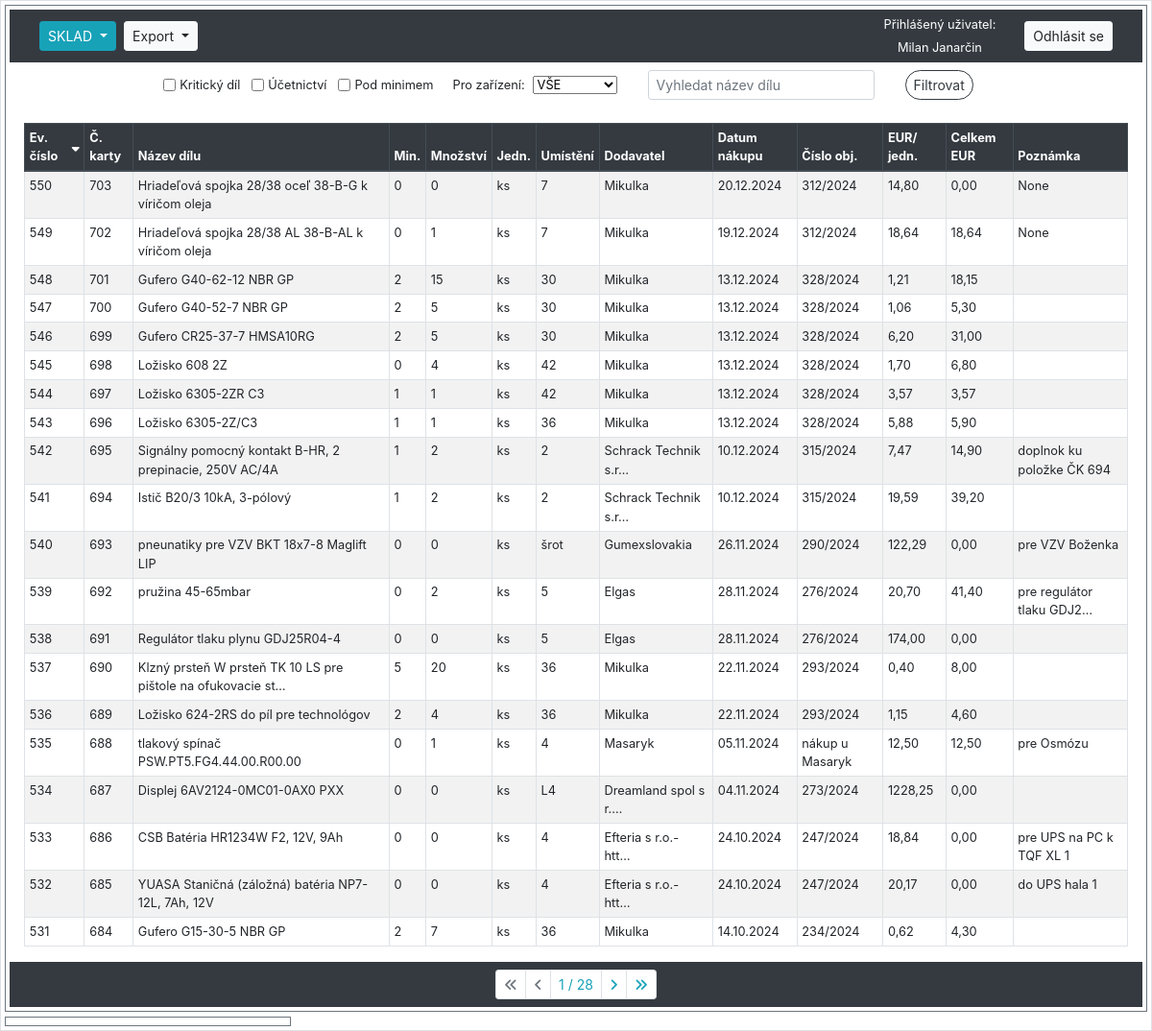
/sklad/ (signed in), run on an earlier commit of the app's database.
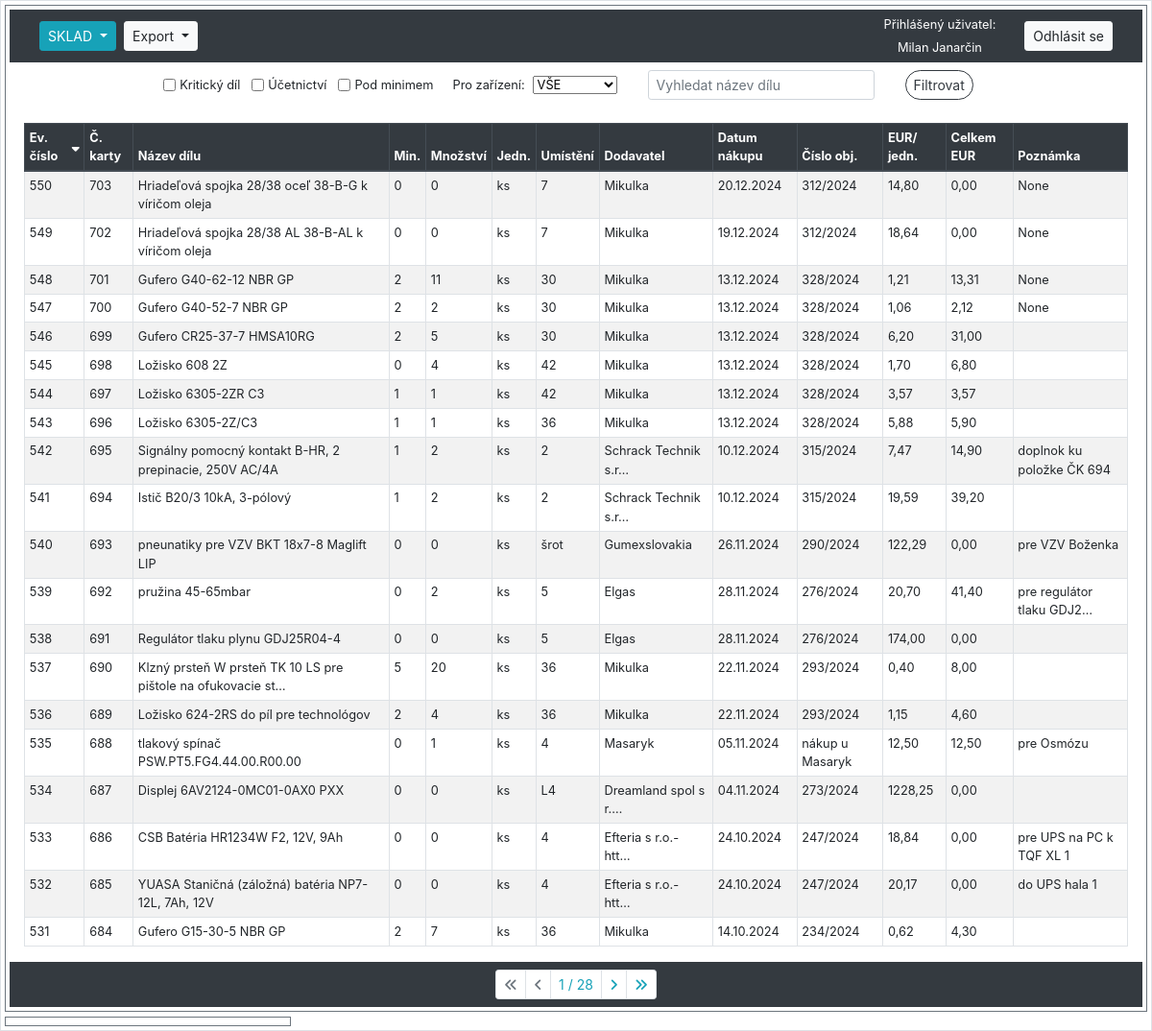
And on a later commit of the database.
### hpm_sklad/models.py (models this page shows, shortened)
class Sklad(models.Model):
    class Meta:
        ordering = ["-evidencni_cislo"]
        verbose_name_plural = "Skladové položky"
    evidencni_cislo = models.AutoField(primary_key=True, verbose_name="Evidenční číslo")
    interne_cislo = models.IntegerField(null=True, verbose_name="Číslo karty")
    objednano = models.CharField(max_length=100, null=True, blank=True, verbose_name="Objednáno?")
    nazev_dilu = models.CharField(max_length=100, verbose_name="Název dílu")
    min_mnozstvi_ks = models.PositiveIntegerField(default=0, verbose_name="Minimum")
    mnozstvi = models.PositiveIntegerField(default=0, verbose_name="Množství")
    jednotky = models.CharField(max_length=10, choices=JEDNOTKY_CHOICES, default='ks', verbose_name="Jednotky")
    umisteni = models.CharField(max_length=25, null=True, verbose_name="Umístění")
    dodavatel = models.CharField(max_length=70, null=True, blank=True, verbose_name="Dodavatel")
    datum_nakupu = models.DateField(null=True, blank=True, verbose_name="Datum nákupu")
    cislo_objednavky = models.CharField(max_length=20, null=True, blank=True, verbose_name="Číslo objednávky")
    jednotkova_cena_eur = models.FloatField(default=0.0, validators=[MinValueValidator(0.0)], verbose_name="EUR/jednotka")
    celkova_cena_eur = models.FloatField(default=0.0, validators=[MinValueValidator(0.0)], verbose_name="Celkem EUR")
    poznamka = models.CharField(null=True, blank=True, max_length=200, verbose_name="Poznámka")
    ucetnictvi = models.BooleanField(default=True, verbose_name="Účetnictví")
    kriticky_dil = models.BooleanField(default=False, verbose_name="Kritický díl")
    hsh = models.BooleanField(default=False, verbose_name="HSH")
    tq8 = models.BooleanField(default=False, verbose_name="TQ8")
    tqf_xl1 = models.BooleanField(default=False, verbose_name="TQF XL1")
    tqf_xl2 = models.BooleanField(default=False, verbose_name="TQF XL2")
    dc_xl = models.BooleanField(default=False, verbose_name="DC XL")
    dac_xl1_2 = models.BooleanField(default=False, verbose_name="DAC XL1-2")
    dl_xl = models.BooleanField(default=False, verbose_name="DL XL")
    dac = models.BooleanField(default=False, verbose_name="DAC")
    lac_1 = models.BooleanField(default=False, verbose_name="LAC 1")
    lac_2 = models.BooleanField(default=False, verbose_name="LAC 2")
    ipsen_ene = models.BooleanField(default=False, verbose_name="IPSEN ENE")
    hsh_ene = models.BooleanField(default=False, verbose_name="HSH ENE")
    xl_ene1 = models.BooleanField(default=False, verbose_name="XL ENE1")
    xl_ene2 = models.BooleanField(default=False, verbose_name="XL ENE2")
    ipsen_w = models.BooleanField(default=False, verbose_name="IPSEN W")
    hsh_w = models.BooleanField(default=False, verbose_name="HSH W")
    kw = models.BooleanField(default=False, verbose_name="KW")
    kw1 = models.BooleanField(default=False, verbose_name="KW 1")
    kw2 = models.BooleanField(default=False, verbose_name="KW 2")
    kw3 = models.BooleanField(default=False, verbose_name="KW 3")
    mikrof = models.BooleanField(default=False, verbose_name="MIKROF")
    history = HistoricalRecords()
    @property
    def pod_minimem(self):
        return self.mnozstvi < self.min_mnozstvi_ks

### hpm_sklad/views.py (the view, shortened to what this page needs)
# urls.py: path('sklad/', views.SkladListView.as_view(), name='sklad'),
class SkladListView(LoginRequiredMixin, ListView):
    model = Sklad
    template_name = 'hpm_sklad/sklad.html'
    paginate_by = 20
    export_csv = False
    def get_context_data(self, **kwargs):
        context = super().get_context_data(**kwargs)
        selected_ev_cislo = self.request.GET.get('selected', None)
        if selected_ev_cislo:
            context['selected_item'] = get_object_or_404(Sklad, evidencni_cislo=selected_ev_cislo)
        else:
            context['selected_item'] = None
        zarizeni_filters = [("", "VŠE")] + [(z.zarizeni.lower(), z.zarizeni.replace('_', ' ')) for z in Zarizeni.objects.all()]
        context.update({
            'db_table': 'sklad',
            'sort': self.request.GET.get('sort', 'evidencni_cislo'),
            'order': self.request.GET.get('order', 'down'),
            'query': self.request.GET.get('query', ''),
            'kriticky_dil': self.request.GET.get('kriticky_dil', ''),
            'ucetnictvi': self.request.GET.get('ucetnictvi', ''),
            'pod_minimem': self.request.GET.get('pod_minimem', ''),
            'zarizeni_filter': self.request.GET.get('zarizeni_filter', 'VŠE'),
            'zarizeni_filters': zarizeni_filters,
            'current_user': self.request.user,
        })
        return context
    def get_queryset(self):
        queryset = Sklad.objects.all()
        query = self.request.GET.get('query', '')
        sort = self.request.GET.get('sort', 'evidencni_cislo')
        order = self.request.GET.get('order', 'down')
        filters = {
            'kriticky_dil': self.request.GET.get('kriticky_dil'),
            'ucetnictvi': self.request.GET.get('ucetnictvi'),
        }
        zarizeni_filter = self.request.GET.get('zarizeni_filter','VŠE')
        pod_minimem = self.request.GET.get('pod_minimem')
        if query:
            queryset = queryset.filter(nazev_dilu__icontains=query)
        for field, value in filters.items():
            if value == 'on':
                queryset = queryset.filter(**{field: True})
        if zarizeni_filter != 'VŠE':
            queryset = queryset.filter(**{zarizeni_filter: True})
        if order == 'down':
            sort = f"-{sort}"
        queryset = queryset.order_by(sort)
        if pod_minimem == 'on':
            queryset = [obj for obj in queryset if obj.pod_minimem]
        return queryset
    def render_to_response(self, context, **response_kwargs):
        if getattr(self, 'export_csv', False):
            return self.export_to_csv(self.get_queryset())
        else:
            return super().render_to_response(context, **response_kwargs)

### hpm_sklad/templatetags/custom_filters.py (called while the page is built)
@register.filter
def url_remove_param(querystring, params):
    params = params.split(',')
    new_querystring = '&'.join(
        f"{key}={value}"
        for part in querystring.split('&')
        if '=' in part and (key := part.split('=')[0]) not in params and (value := part.split('=')[1])
    )
    return new_querystring

### hpm_sklad/templates/hpm_sklad/sklad.html (shortened to what the changed rows need)
{% extends "hpm_sklad/base_left_right_column.html" %}
{% load static %}
{% load custom_filters %}
{% block left_content %}
    <div class="container-fluid">
        <table class="table table-sm table-hover table-striped table-bordered">
            <thead class="thead-dark">
                <tr>
                    {% with request.GET.urlencode as querystring %}
                        <th scope="col">
                            <a href="?sort=evidencni_cislo&order={% if request.GET.sort == 'evidencni_cislo' and request.GET.order == 'up' %}down{% else %}up{% endif %}&{{ querystring|url_remove_param:'sort,order' }}">
                                Ev. číslo
                                {% if not request.GET.sort %}
                                    <i class="fas fa-sort-down"></i>
                                {% endif %}
                            </a>
                        </th>
                        <th scope="col">
                            <a href="?sort=interne_cislo&order={% if request.GET.sort == 'interne_cislo' and request.GET.order == 'up' %}down{% else %}up{% endif %}&{{ querystring|url_remove_param:'sort,order' }}">
                                Č. karty
                            </a>
                        </th>
                        <th scope="col">
                            <a href="?sort=nazev_dilu&order={% if request.GET.sort == 'nazev_dilu' and request.GET.order == 'up' %}down{% else %}up{% endif %}&{{ querystring|url_remove_param:'sort,order' }}">
                                Název dílu
                            </a>
                        </th>
                        <th scope="col">
                            <a href="?sort=min_mnozstvi_ks&order={% if request.GET.sort == 'min_mnozstvi_ks' and request.GET.order == 'up' %}down{% else %}up{% endif %}&{{ querystring|url_remove_param:'sort,order' }}">
                                Min.
                            </a>
                        </th>
                        <th scope="col">
                            <a href="?sort=mnozstvi&order={% if request.GET.sort == 'mnozstvi' and request.GET.order == 'up' %}down{% else %}up{% endif %}&{{ querystring|url_remove_param:'sort,order' }}">
                                Množství
                            </a>
                        </th>
                        <th scope="col">
                            <a href="?sort=jednotky&order={% if request.GET.sort == 'jednotky' and request.GET.order == 'up' %}down{% else %}up{% endif %}&{{ querystring|url_remove_param:'sort,order' }}">
                                Jedn.
                            </a>
                        </th>
                        <th scope="col">
                            <a href="?sort=umisteni&order={% if request.GET.sort == 'umisteni' and request.GET.order == 'up' %}down{% else %}up{% endif %}&{{ querystring|url_remove_param:'sort,order' }}">
                                Umístění
                            </a>
                        </th>
                        <th scope="col">
                            <a href="?sort=dodavatel&order={% if request.GET.sort == 'dodavatel' and request.GET.order == 'up' %}down{% else %}up{% endif %}&{{ querystring|url_remove_param:'sort,order' }}">
                                Dodavatel
                            </a>
                        </th>
                        <th scope="col">
                            <a href="?sort=datum_nakupu&order={% if request.GET.sort == 'datum_nakupu' and request.GET.order == 'up' %}down{% else %}up{% endif %}&{{ querystring|url_remove_param:'sort,order' }}">
                                Datum nákupu
                            </a>
                        </th>
                        <th scope="col">
                            <a href="?sort=cislo_objednavky&order={% if request.GET.sort == 'cislo_objednavky' and request.GET.order == 'up' %}down{% else %}up{% endif %}&{{ querystring|url_remove_param:'sort,order' }}">
                                Číslo obj.
                            </a>
                        </th>
                        <th scope="col">
                            <a href="?sort=jednotkova_cena_eur&order={% if request.GET.sort == 'jednotkova_cena_eur' and request.GET.order == 'up' %}down{% else %}up{% endif %}&{{ querystring|url_remove_param:'sort,order' }}">
                                EUR/ jedn.
                            </a>
                        </th>
                        <th scope="col">
                            <a href="?sort=celkova_cena_eur&order={% if request.GET.sort == 'celkova_cena_eur' and request.GET.order == 'up' %}down{% else %}up{% endif %}&{{ querystring|url_remove_param:'sort,order' }}">
                                Celkem EUR
                            </a>
                        </th>
                        <th scope="col">
                            <a href="?sort=poznamka&order={% if request.GET.sort == 'poznamka' and request.GET.order == 'up' %}down{% else %}up{% endif %}&{{ querystring|url_remove_param:'sort,order' }}">
                                Poznámka
                            </a>
                        </th>
                    {% endwith %}
                </tr>
            </thead>
            <tbody class="show-pointer">
                {% for item in object_list %}
                    <tr data-id="{{ item.pk }}" data-detail-url="{% url 'detail_sklad' item.pk %}" onclick="loadDetail('{% url 'detail_sklad' item.pk %}', '{{ item.pk }}')"
                    {% if item.pk == selected_sklad.pk %} class="table-info"{% endif %} {% if item.pod_minimem %} class="pod-minimem-row"{% endif %}>
                        <td scope="row">{{ item.pk }}</td>
                        <td scope="row">{{ item.interne_cislo }}</td>
                        <td scope="row">{{ item.nazev_dilu|truncatechars:60 }}</td>
                        <td scope="row">{{ item.min_mnozstvi_ks }}</td>
                        <td scope="row">{{ item.mnozstvi }}</td>
                        <td scope="row">{{ item.jednotky }}</td>
                        <td scope="row">{{ item.umisteni }}</td>
                        <td scope="row">{{ item.dodavatel|truncatechars:20 }}</td>
                        <td scope="row">{{ item.datum_nakupu|date:"d.m.Y" }}</td>
                        <td scope="row">{{ item.cislo_objednavky }}</td>
                        <td scope="row">{{ item.jednotkova_cena_eur|floatformat:2 }}</td>
                        <td scope="row">{{ item.celkova_cena_eur|floatformat:2 }}</td>
                        <td scope="row">{{ item.poznamka|truncatechars:25 }}</td>
                    </tr>
                {% endfor %}
            </tbody>
        </table>
    </div>
{% endblock %}

What changed in the data, as far as the page shows it:
changed Sklad "Hriadeľová spojka 28/38 AL 38-B-AL k víričom oleja": mnozstvi "1" → "0"; celkova_cena_eur "18,64" → "0,00"
changed Sklad "Gufero G40-62-12 NBR GP": mnozstvi "15" → "11"; celkova_cena_eur "18,15" → "13,31"; poznamka (not shown) → "None"
changed Sklad "Gufero G40-52-7 NBR GP": mnozstvi "5" → "2"; celkova_cena_eur "5,30" → "2,12"; poznamka (not shown) → "None"
